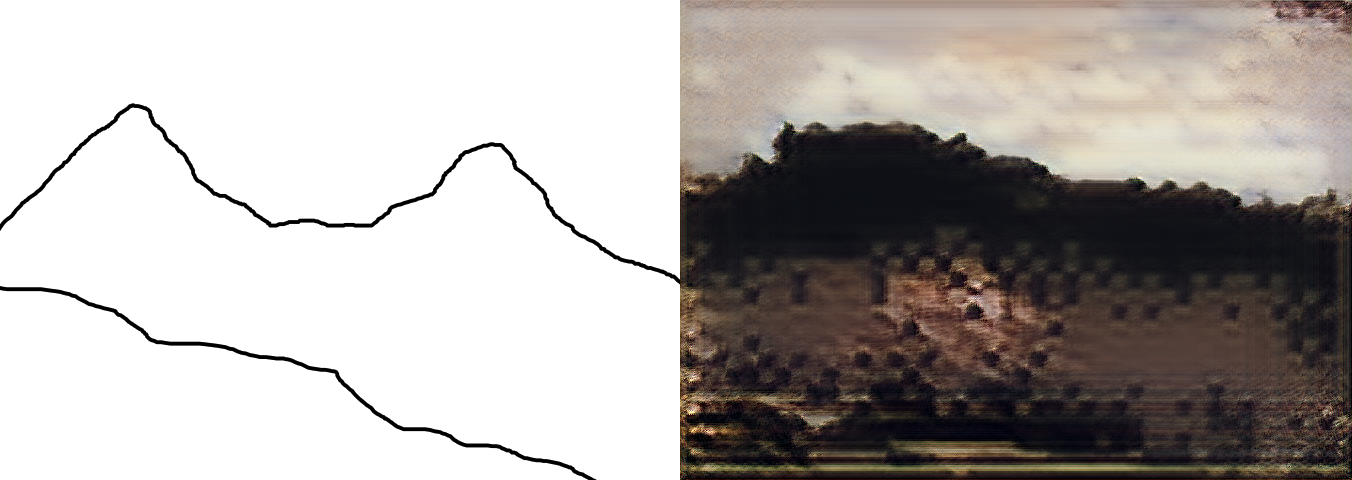
#> input picture resources/highres.png, 1352 x 480 px
$ python -i image_procesing.py   (imports and definitions only)   (older library calls are emulated)
#> lines starting #> are read from the running program, lines starting #| are printed output that depends on the picture
#> further down, picture is the input picture: shape (480, 1352, 3); mean B, G, R 168.2, 171.1, 176.1
#%%
import os
import argparse
import cv2
import numpy as np
import pandas as pd
import matplotlib.pyplot as plt

#%%
# [12 lines left out: functions imshow, imshowpair, not called in this run]

def CannyThreshold(img, low_threshold=75, upper_threshold=180):
    '''
        Canny Edge Detection

        input:
            - img: gray image (2 channels)
        output
            -
    '''
#> called with low_threshold = 75, upper_threshold = 180
    imgray = cv2.cvtColor(img, cv2.COLOR_BGR2GRAY)
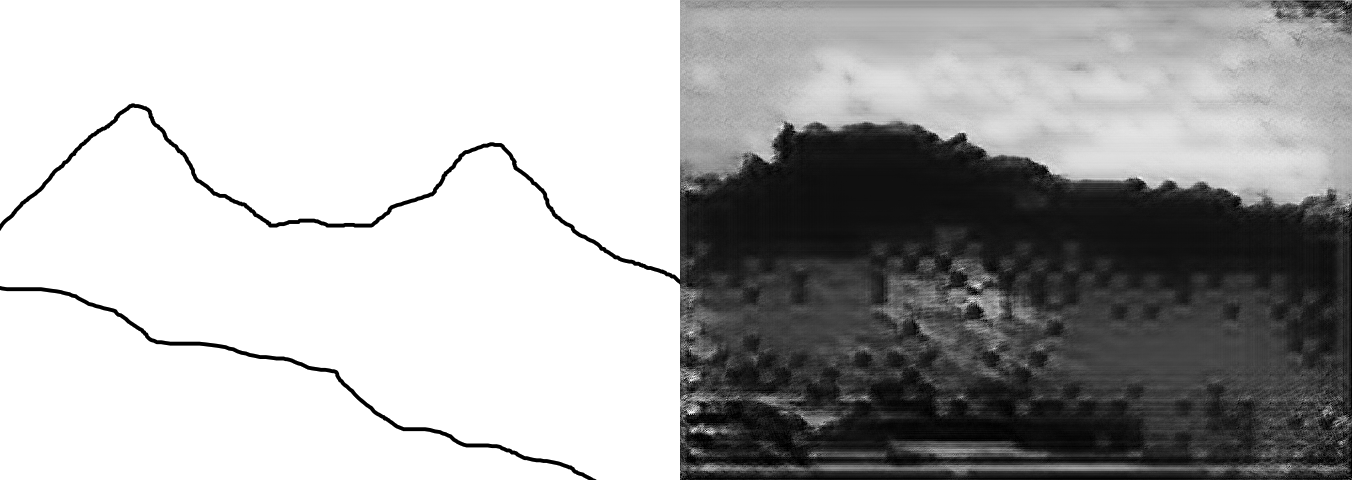
#> imgray: shape (480, 1352); min 0, max 255, mean 172.3
    img_blur = cv2.GaussianBlur(imgray, (5,5), 0)
    edges = cv2.Canny(img_blur, low_threshold, upper_threshold)
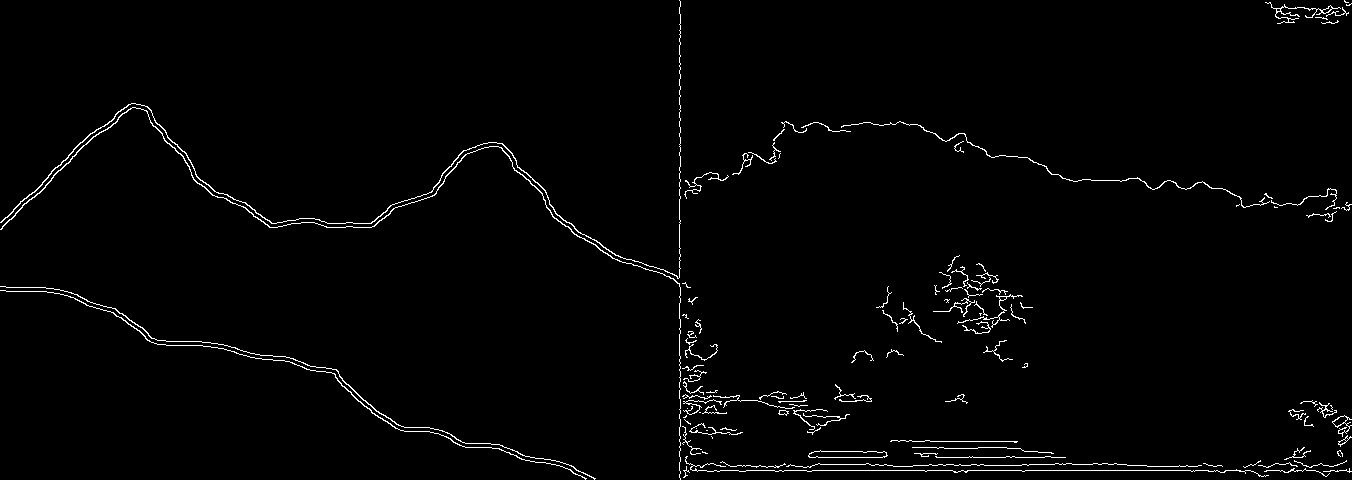
#> edges: shape (480, 1352); 1.6% white in thin lines or dots
    # ret, thresh = cv2.threshold(edges, 200, 255, cv2.THRESH_BINARY)
    # at last, swap blacks and whites
    return np.where(edges != 0, 0, 255)
#> returned value: shape (480, 1352) int64; 98.4% white; black in thin lines or dots

# [69 lines left out: functions ContourDetector, Laplace, main, not called in this run]

#%%
# [2 lines not run here, left out]

>>> import cv2
>>> picture = cv2.imread('../resources/highres.png')
>>> result = CannyThreshold(picture)
